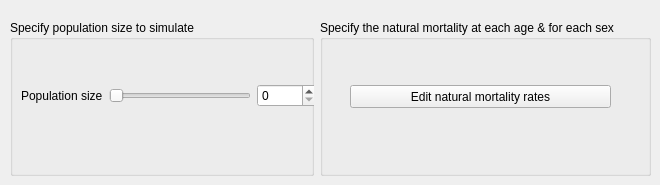
         <widget class="QWidget" name="tab_7">
          <attribute name="title">
           <string>Demography</string>
          </attribute>
          <widget class="QWidget" name="layoutWidget_28">
           <property name="geometry">
            <rect>
             <x>10</x>
             <y>20</y>
             <width>641</width>
             <height>156</height>
            </rect>
           </property>
           <layout class="QHBoxLayout" name="horizontalLayout_36">
            <item>
             <widget class="QGroupBox" name="groupBox_21">
              <property name="title">
               <string>Specify population size to simulate</string>
              </property>
              <widget class="QWidget" name="layoutWidget_29">
               <property name="geometry">
                <rect>
                 <x>11</x>
                 <y>60</y>
                 <width>296</width>
                 <height>31</height>
                </rect>
               </property>
               <layout class="QHBoxLayout" name="horizontalLayout_3">
                <item>
                 <widget class="QLabel" name="label_45">
                  <property name="text">
                   <string>Population size</string>
                  </property>
                 </widget>
                </item>
                <item>
                 <widget class="QSlider" name="horizontalSlider_34">
                  <property name="orientation">
                   <enum>Qt::Horizontal</enum>
                  </property>
                 </widget>
                </item>
                <item>
                 <widget class="QSpinBox" name="spinBox_28">
                  <property name="minimumSize">
                   <size>
                    <width>60</width>
                    <height>0</height>
                   </size>
                  </property>
                 </widget>
                </item>
               </layout>
              </widget>
             </widget>
            </item>
            <item>
             <widget class="QGroupBox" name="groupBox_22">
              <property name="title">
               <string>Specify the natural mortality at each age &amp;&amp; for each sex</string>
              </property>
              <widget class="QPushButton" name="pushButton_6">
               <property name="geometry">
                <rect>
                 <x>30</x>
                 <y>65</y>
                 <width>261</width>
                 <height>23</height>
                </rect>
               </property>
               <property name="text">
                <string>Edit natural mortality rates</string>
               </property>
              </widget>
             </widget>
            </item>
           </layout>
          </widget>
         </widget>
